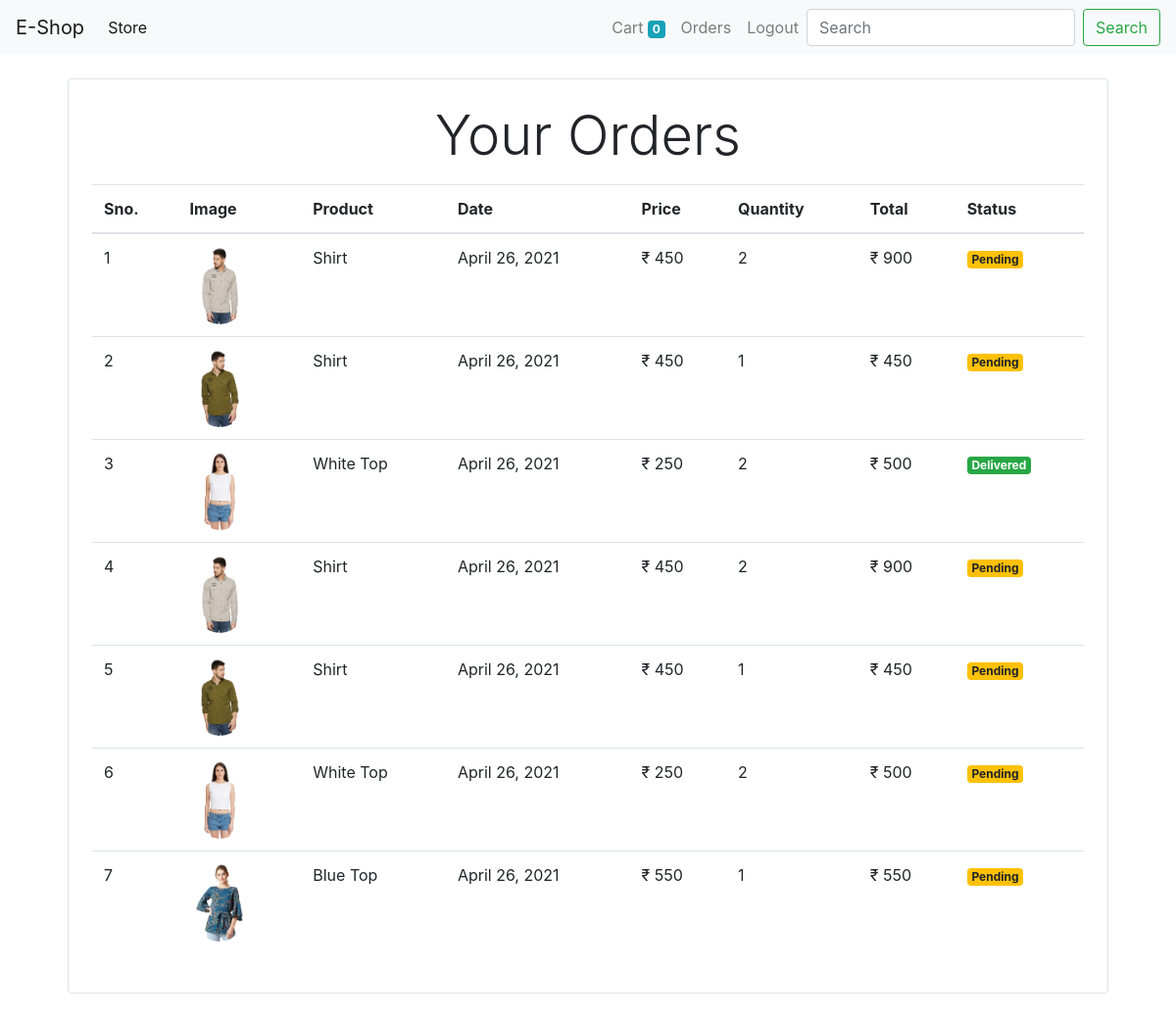
The page /orders (signed in) on the database its author committed.
### store/models/orders.py (models this page shows, shortened)
class Order(models.Model):
    customer = models.ForeignKey(Customer, on_delete=models.CASCADE)
    product = models.ForeignKey(Product, on_delete=models.CASCADE )
    quantity = models.IntegerField(default=1)
    price = models.IntegerField()
    address = models.CharField(max_length=100, default='', blank=True)
    phone = models.CharField(max_length=12, default="", blank=True)
    date = models.DateField(default=datetime.datetime.today)
    status = models.BooleanField(default=False)
    @staticmethod
    def getproducts_by_customer_id(customer_id):
        return Order.objects.filter(customer = customer_id).order_by('-date')

### store/models/product.py (models this page shows, shortened)
class Product(models.Model):
    name = models.CharField(max_length=50)
    price = models.IntegerField(default=0)
    category = models.ForeignKey(Category, on_delete=models.CASCADE, default=1)
    description = models.CharField(max_length=200, default=' ')
    image = models.ImageField(upload_to='uploads/products/')

### store/middlewares/auth.py (the view)
    def middleware(request):
        returnUrl = request.META['PATH_INFO']
        print(request.META['PATH_INFO'])
        if not request.session.get('customer_id'):
            return redirect(f'login?return_url={returnUrl}')
        response = get_response(request)
        return response

### store/templatetags/cart.py (called while the page is built)
@register.filter(name='multiply')
def multiply(n1, n2):
    return n1*n2

### store/views/orders.py (called while the page is built)
    def get(self, request):
        customer = request.session.get('customer_id')
        orders_1 = Order.getproducts_by_customer_id(customer)
        return render(request, 'orders.html', {'orders':orders_1})

### store/templates/orders.html
{% extends 'base.html' %}
{% block content %}
{% load cart %}
<div class="container">
    <div class="border rounded p-4 m-4 mb-5">
        <p class=" text-center display-4">Your Orders</p>
        <table class="table">
            <thead>
                <tr>
                    <th>Sno.</th>
                    <th>Image</th>
                    <th>Product</th>
                    <th>Date</th>
                    <th>Price</th>
                    <th>Quantity</th>
                    <th>Total</th>
                    <th>Status</th>
                </tr>
            </thead>
            <tbody>
                {% for order in orders %}
                <tr>
                    <td >{{forloop.counter}}</td>
                    <td><img style=" height:80px"  class="rounded-circle" src="{{order.product.image.url}}" alt=""></td>
                    <td>{{order.product.name}}</td>
                    <td>{{order.date}}</td>
                    <td>₹ {{order.product.price}}</td>
                    <td>{{order.quantity}}</td>
                    <td>₹ {{order.price|multiply:order.quantity}}</td>
                    {% if order.status %}
                        <td><small class="badge badge-success">Delivered</small></td>
                    {% else %}
                        <td><small class="badge badge-warning">Pending</small></td>
                    {% endif %}
                </tr>
                {% endfor %}
            </tbody>
        </table>
    </div>
</div>
{% endblock %}

### rows shown on the page
Order: product.image (picture), product.name "Shirt", date "April 26, 2021", product.price "450", quantity "2", price|multiply "900", status "Pending"
Order: product.image (picture), product.name "Shirt", date "April 26, 2021", product.price "450", quantity "1", price|multiply "450", status "Pending"
Order: product.image (picture), product.name "White Top", date "April 26, 2021", product.price "250", quantity "2", price|multiply "500", status "Delivered"
Order: product.image (picture), product.name "Shirt", date "April 26, 2021", product.price "450", quantity "2", price|multiply "900", status "Pending"
Order: product.image (picture), product.name "Shirt", date "April 26, 2021", product.price "450", quantity "1", price|multiply "450", status "Pending"
Order: product.image (picture), product.name "White Top", date "April 26, 2021", product.price "250", quantity "2", price|multiply "500", status "Pending"
Order: product.image (picture), product.name "Blue Top", date "April 26, 2021", product.price "550", quantity "1", price|multiply "550", status "Pending"

### other values the page prints
{{ request.session.cart|length }} "0"
